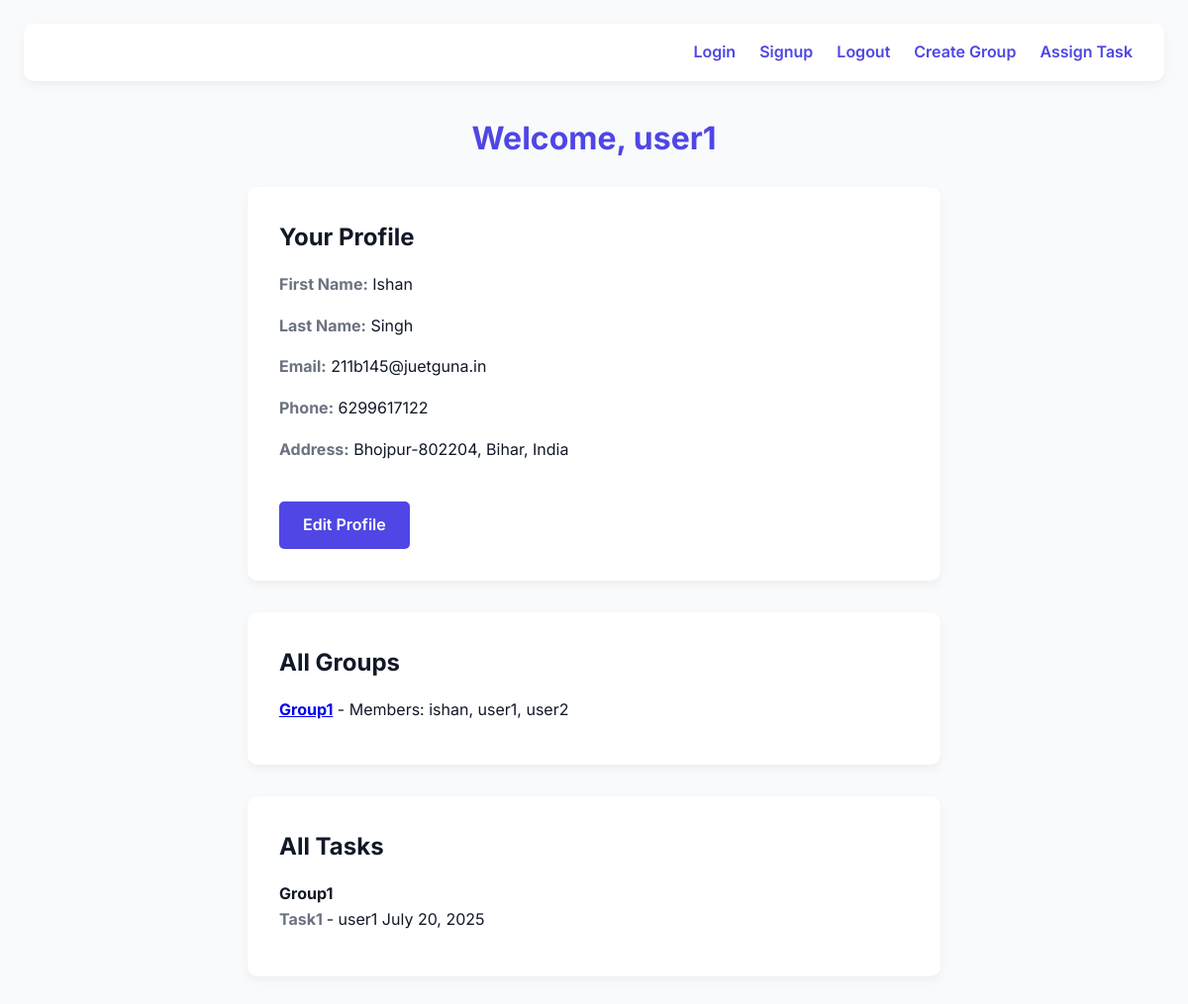
The app's page /admin-dashboard/ (signed in) with its own data.
### app/models.py (models this page shows, shortened)
class Profile(models.Model):
    user=models.OneToOneField(User,on_delete=models.CASCADE)
    firstname=models.CharField(max_length=20)
    lastname=models.CharField(max_length=20)
    email=models.EmailField()
    phone=models.IntegerField(blank=True,null=True)
    address=models.CharField(max_length=100,blank=True)

class Group(models.Model):
    name=models.CharField(max_length=100)
    members=models.ManyToManyField(User,related_name='user_groups')
    def __str__(self):
        return self.name

class Task(models.Model):
    group=models.ForeignKey(Group,on_delete=models.CASCADE)
    assigned_to=models.ForeignKey(User,on_delete=models.CASCADE)
    title=models.CharField(max_length=200)
    description=models.TextField()
    deadline=models.DateField()
    uploaded_file=models.FileField(upload_to='uploads/',blank=True,null=True)
    user_description=models.TextField(blank=True,null=True)
    is_completed=models.BooleanField(default=False)

### app/views.py (the view)
# urls.py: path('admin-dashboard/',admin_dashboard,name='admin-dashboard'),
def admin_dashboard(request):
    profile, created = Profile.objects.get_or_create(user=request.user)
    groups=Group.objects.filter(members=request.user)
    tasks=Task.objects.filter(group__in=groups)
    return render(request,'admin_dashboard.html',{ 'profile_detail':profile,'groups':groups,'tasks':tasks})

### app/templates/admin_dashboard.html (shortened to what this page needs)
{% load static %}
<!DOCTYPE html>
<html lang="en">
<head>
    <link rel="stylesheet" href="{% static 'style1.css' %}">
</head>
<body>
    <nav>
        <a href="/login/">Login</a>
        <a href="/signup/">Signup</a>
        <a href="/logout/">Logout</a>
        <a href="/create_group/">Create Group</a>
        <a href="/assign_task/">Assign Task</a>
    </nav>
    <h2>Welcome, {{ request.user.username }}</h2>
    <div class="profile-container">
        <h3>Your Profile</h3>
        <ul>
            <li><strong>First Name:</strong> {{ profile_detail.firstname }}</li>
            <li><strong>Last Name:</strong> {{ profile_detail.lastname }}</li>
            <li><strong>Email:</strong> {{ profile_detail.email }}</li>
            <li><strong>Phone:</strong> {{ profile_detail.phone }}</li>
            <li><strong>Address:</strong> {{ profile_detail.address }}</li>
            <a href="{% url 'admin_edit' %}">Edit Profile</a>
        </ul>
    </div>
    <div class="group-section">
        <h3>All Groups</h3>
        {% for group in groups %}
       <p>
        <strong><a href="{% url 'group_detail' group.id %}">{{ group.name }}</a></strong>
        - Members: {{ group.members.all|join:", " }}
       </p>
       {% endfor %}
    </div>
    <div class="task-section">
        <h3>All Tasks</h3>
        {% for task in tasks %}
        <h4>{{task.group}}</h4>
        <p><strong>{{task.title}}  </strong> - {{task.assigned_to.username}} {{task.deadline}}</p>
        {% endfor %}
    </div>
</body>
</html>

### app/static/style1.css (style rules this page uses)
:root { --primary-color: #4f46e5; --secondary-color: #f9fafb; --text-color: #111827; --muted-color: #6b7280; --bg-color: #ffffff; --card-shadow: 0 4px 10px rgba(0, 0, 0, 0.05); --border-radius: 10px; }
* { margin: 0; padding: 0; box-sizing: border-box; }
body { font-family: 'Inter', sans-serif; background-color: var(--secondary-color); color: var(--text-color); line-height: 1.6; padding: 1.5rem; }
nav { background-color: var(--bg-color); padding: 1rem 2rem; border-radius: var(--border-radius); display: flex; justify-content: flex-end; gap: 1.5rem; box-shadow: var(--card-shadow); margin-bottom: 2rem; }
nav a { text-decoration: none; color: var(--primary-color); font-weight: 600; transition: color 0.2s ease; }
h2 { text-align: center; margin-bottom: 1.5rem; font-size: 2rem; color: var(--primary-color); }
h3 { font-size: 1.5rem; margin-bottom: 1rem; }
.profile-container { max-width: 700px; margin: 0 auto; background-color: var(--bg-color); padding: 2rem; border-radius: var(--border-radius); box-shadow: var(--card-shadow); }
.profile-container ul { list-style: none; }
.profile-container li { margin-bottom: 1rem; font-size: 1rem; }
.profile-container strong { color: var(--muted-color); }
.profile-container a { display: inline-block; margin-top: 1.5rem; padding: 0.7rem 1.5rem; background-color: var(--primary-color); color: #fff; border-radius: 5px; text-decoration: none; font-weight: 600; transition: background-color 0.3s ease; }
.group-section { max-width: 700px; margin: 2rem auto; background-color: var(--bg-color); padding: 2rem; border-radius: var(--border-radius); box-shadow: var(--card-shadow); }
.group-section p { font-size: 1rem; margin-bottom: 0.8rem; line-height: 1.4; }
.group-section strong { color: var(--primary-color); }
.task-section { max-width: 700px; margin: 2rem auto; background-color: var(--bg-color); padding: 2rem; border-radius: var(--border-radius); box-shadow: var(--card-shadow); }
.task-section p { font-size: 1rem; margin-bottom: 0.8rem; }
.task-section strong { color: var(--muted-color); }

### records on screen
Profile: firstname "Ishan", lastname "Singh", email "211b145@juetguna.in", phone "6299617122", address "Bhojpur-802204, Bihar, India"
Group: name "Group1", members.all "ishan, user1, user2"
Task: group "Group1", title "Task1", assigned_to.username "user1", deadline "July 20, 2025"

### other values on screen
{{ request.user.username }} "user1"
